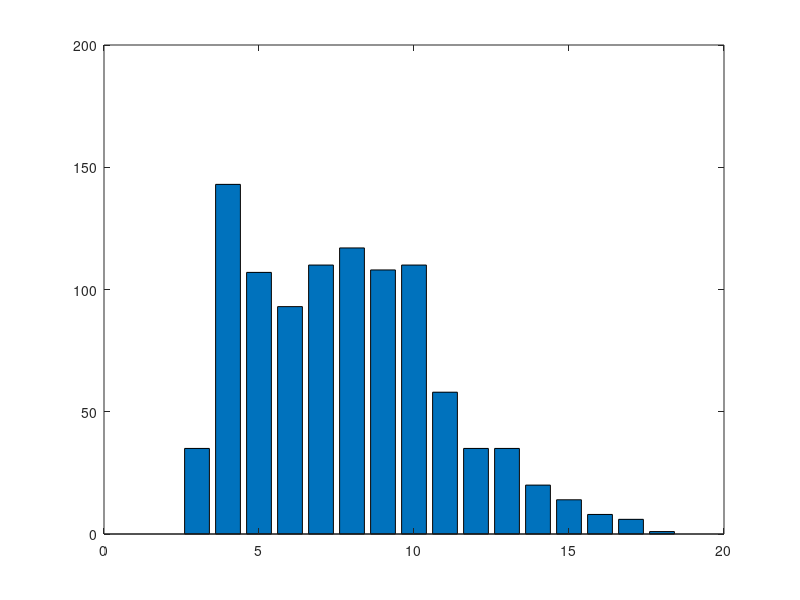

This chart was generated by the following MATLAB code:
simulations = 1000;
n_flips = 82;
win_pct =0.65;

longest_streaks = zeros(1,simulations);
for i=1:simulations
    flip = rand;
       if flip <win_pct
           flip =0;
       else
           flip=1;
       end
     prev_flip = flip;
     cur_streak=1;
     longest=1;
   for j=2:n_flips
       %flip a coin, 0=heads, 1=tails
       flip = rand;
       if flip <win_pct
           flip =0;
       else
           flip=1;
       end
       %if flip is same sa previous, increase current streak length
       if flip == prev_flip
           cur_streak = cur_streak+1;
       else
           cur_streak=1;
       end
       if cur_streak >longest
           longest=cur_streak;
       end
   end%end simulation
   longest_streaks(i)=longest;
end

uniques = unique(longest_streaks);
C=hist(longest_streaks,uniques);
bar(uniques,C)